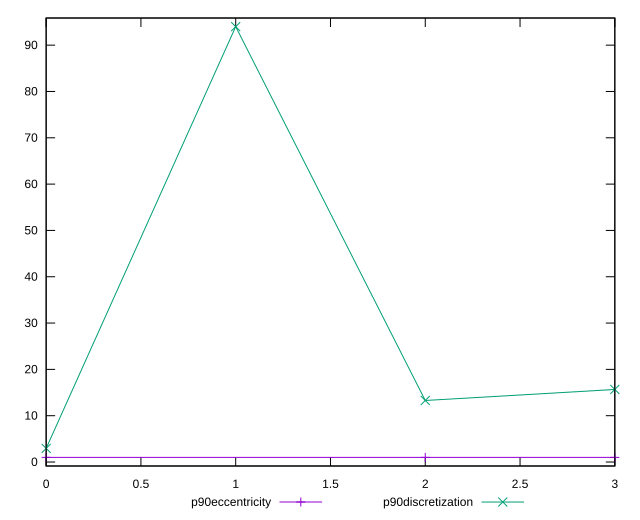

gnuplot code for this plot:
reset

$p90Eccentricity <<EOF
0 1.0000000000000002
2 1.0000000000000009
3 1.0000000000000002
EOF

$p90Discretization <<EOF
0 2.9375
1 94
2 13.285714285714286
3 15.666666666666666
EOF

set key outside below
set xrange [0:3]
set yrange [-0.8599999999999999:95.86]
set trange [-0.8599999999999999:95.86]
set terminal svg size 640, 520 enhanced background rgb 'white'
set output "reports/report_00030_2021-02-24T20-42-31.540Z/uses-text-compression/progression/eccentricity.svg"

plot $p90Eccentricity title "p90eccentricity" with linespoints, \
     $p90Discretization title "p90discretization" with linespoints

reset
